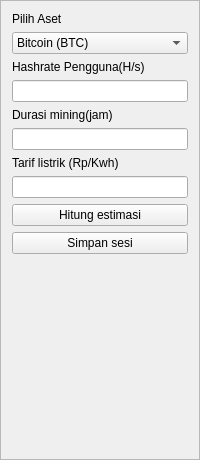
           <widget class="QFrame" name="frame_11">
            <property name="frameShape">
             <enum>QFrame::Shape::StyledPanel</enum>
            </property>
            <property name="frameShadow">
             <enum>QFrame::Shadow::Raised</enum>
            </property>
            <layout class="QVBoxLayout" name="verticalLayout_10">
             <item>
              <widget class="QLabel" name="label_44">
               <property name="text">
                <string>Pilih Aset</string>
               </property>
              </widget>
             </item>
             <item>
              <widget class="QComboBox" name="comboBox_3">
               <item>
                <property name="text">
                 <string>Bitcoin (BTC)</string>
                </property>
               </item>
               <item>
                <property name="text">
                 <string>Monero (XMR)</string>
                </property>
               </item>
               <item>
                <property name="text">
                 <string>Litecoin (LTC)</string>
                </property>
               </item>
               <item>
                <property name="text">
                 <string>Ethereum Classic (ETC)</string>
                </property>
               </item>
               <item>
                <property name="text">
                 <string>Ravencoin (RVC)</string>
                </property>
               </item>
               <item>
                <property name="text">
                 <string>Dogecoin (DOGE)</string>
                </property>
               </item>
              </widget>
             </item>
             <item>
              <widget class="QLabel" name="label_46">
               <property name="text">
                <string>Hashrate Pengguna(H/s)</string>
               </property>
              </widget>
             </item>
             <item>
              <widget class="QLineEdit" name="lineEdit_2"/>
             </item>
             <item>
              <widget class="QLabel" name="label_47">
               <property name="text">
                <string>Durasi mining(jam)</string>
               </property>
              </widget>
             </item>
             <item>
              <widget class="QLineEdit" name="lineEdit_3"/>
             </item>
             <item>
              <widget class="QLabel" name="label_48">
               <property name="text">
                <string>Tarif listrik (Rp/Kwh)</string>
               </property>
              </widget>
             </item>
             <item>
              <widget class="QLineEdit" name="lineEdit_4"/>
             </item>
             <item>
              <widget class="QPushButton" name="pushButton_2">
               <property name="text">
                <string>Hitung estimasi</string>
               </property>
              </widget>
             </item>
             <item>
              <widget class="QPushButton" name="pushButton_3">
               <property name="text">
                <string>Simpan sesi</string>
               </property>
              </widget>
             </item>
             <item>
              <spacer name="verticalSpacer">
               <property name="orientation">
                <enum>Qt::Orientation::Vertical</enum>
               </property>
               <property name="sizeHint" stdset="0">
                <size>
                 <width>20</width>
                 <height>194</height>
                </size>
               </property>
              </spacer>
             </item>
            </layout>
           </widget>
